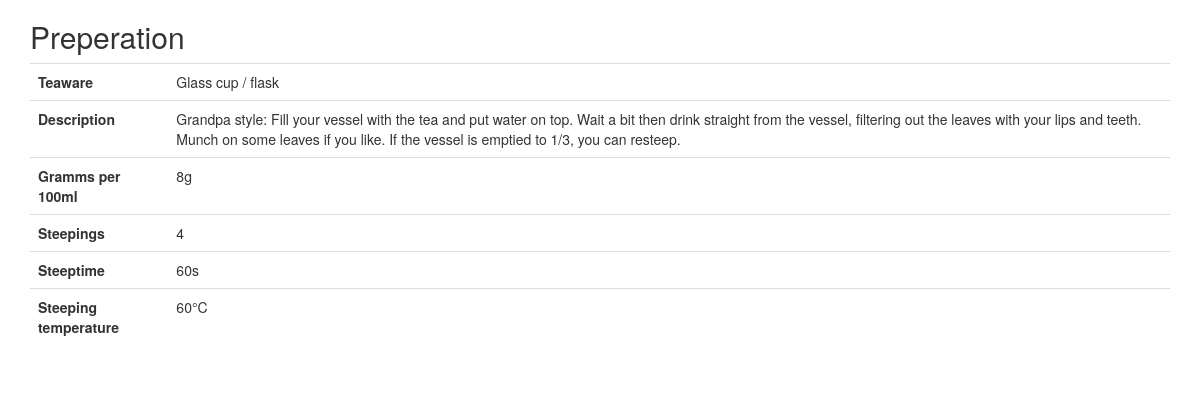
The app's page /teahouse/preperation/1 with its own data.
### teahouse/models.py (models this page shows, shortened)
class Preperation(models.Model):
    teaware = models.CharField(max_length=60)
    description = models.TextField(max_length=500, blank=True,
                                   validators=[MaxLengthValidator(500)])
    gramms_per_100ml = models.IntegerField()
    steepings = models.IntegerField()
    steeptime_in_sec = models.IntegerField()
    temperature = models.IntegerField()

### teahouse/views.py (the view)
# urls.py: path('teahouse/preperation/<int:pk_id>', views.show_prep, name='preperation'),
def show_prep(request, pk_id):
    preperation = Preperation.objects.get(pk=pk_id)
    page_title = 'Preperation'
    context = {'preperation': preperation,
               'page_title': page_title}
    return render(request, 'teahouse/preperation_card.html', context)

### templates/teahouse/preperation_card.html (shortened to what this page needs)
{% extends 'base.html' %}
{% block content %}
    <table class="table">
        <tbody>
        <tr>
            <th>Teaware</th>
            <td>{{ preperation.teaware }}</td>
        </tr>
        <tr>
            <th>Description</th>
            <td><span>{{ preperation.description }}</span></td>
        </tr>
        <tr>
            <th>Gramms per 100ml</th>
            <td>{{ preperation.gramms_per_100ml }}g</td>
        </tr>
        <tr>
            <th>Steepings</th>
            <td>{{ preperation.steepings }}</td>
        </tr>
        <tr>
            <th>Steeptime</th>
            <td>{{ preperation.steeptime_in_sec }}s</td>
        </tr>
        <tr>
            <th>Steeping temperature</th>
            <td>{{ preperation.temperature }}°C</td>
        </tr>
        </tbody>
    </table>
{% endblock %}

### records on screen
Preperation: teaware "Glass cup / flask", description "Grandpa style: Fill your vessel with the tea and put water on top. Wait a bit then drink straight from the vessel, filtering out the leaves with your lips and teeth. Munch on some leaves if you like. If the vessel is emptied to 1/3, you can resteep.", gramms_per_100ml "8", steepings "4", steeptime_in_sec "60", temperature "60"

### other values on screen
{{ page_title }} "Preperation"
